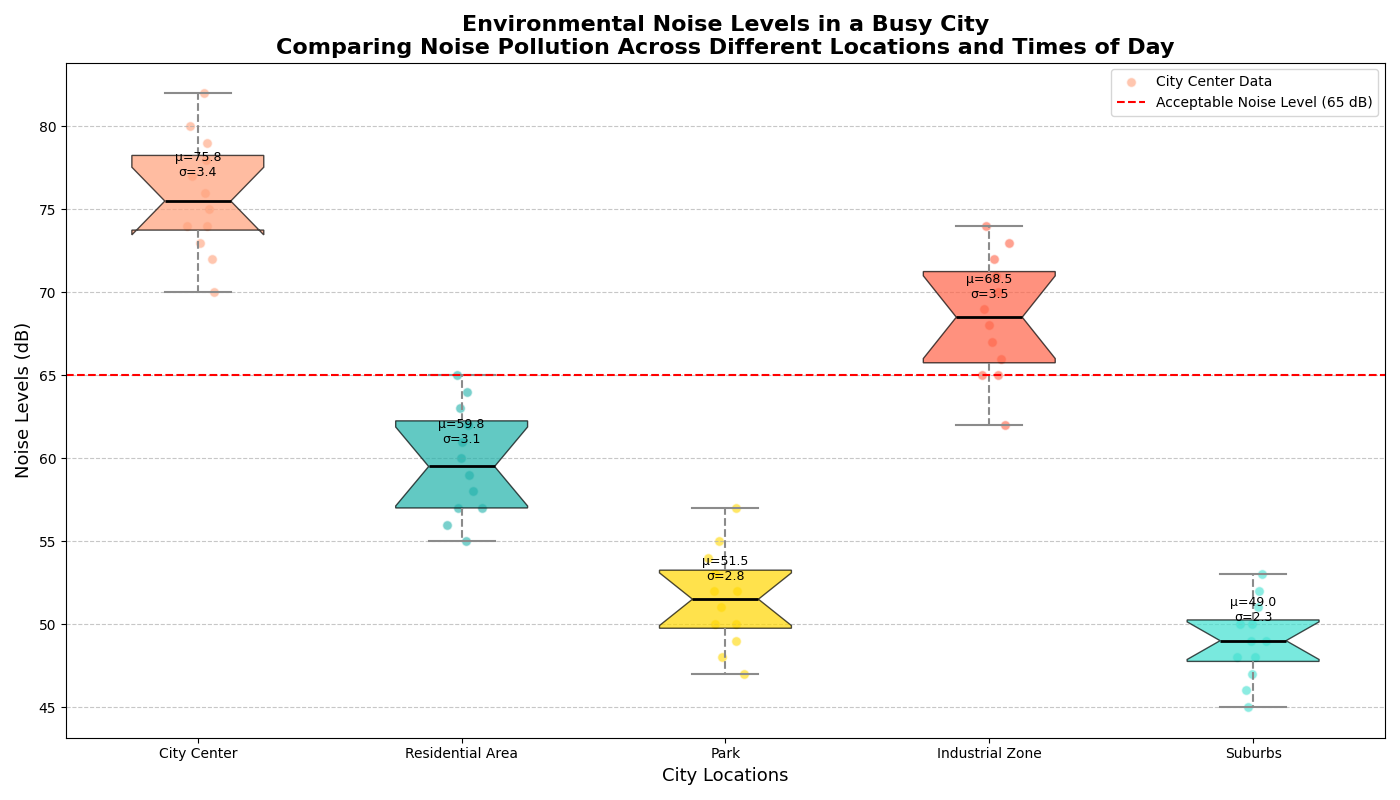

The Python source for this figure:
import matplotlib.pyplot as plt
import numpy as np

# Backstory:
# The chart represents the environmental noise levels in decibels (dB) recorded at different times of the day across five different locations in a busy city. This comparison helps in understanding the noise pollution levels during various periods and locations. The comparisons are essential for urban planning and creating quieter urban spaces.

# Data preparation: Noise levels (in dB) at different times of day for five locations
locations = ['City Center', 'Residential Area', 'Park', 'Industrial Zone', 'Suburbs']
times_of_day = ['Morning', 'Afternoon', 'Evening', 'Night']

# Manually constructed data representing noise levels
noise_data = [
    [70, 75, 80, 72, 74, 78, 77, 73, 76, 79, 82, 74],  # City Center
    [55, 60, 58, 57, 59, 61, 62, 56, 63, 64, 65, 57],  # Residential Area
    [50, 52, 48, 49, 53, 51, 54, 47, 55, 57, 50, 52],  # Park
    [65, 68, 70, 72, 67, 66, 69, 71, 73, 74, 62, 65],  # Industrial Zone
    [45, 48, 50, 47, 49, 46, 51, 52, 50, 53, 49, 48],  # Suburbs
]

# Setting up the figure for the box plot
fig, ax = plt.subplots(figsize=(14, 8))
box = ax.boxplot(noise_data, vert=True, patch_artist=True, labels=locations, notch=True, whis=1.5)

# Customizing the plot with colors and styles
colors = ['#FFA07A', '#20B2AA', '#FFD700', '#FF6347', '#40E0D0']
for patch, color in zip(box['boxes'], colors):
    patch.set_facecolor(color)
    patch.set_alpha(0.7)

# Customize whiskers, caps, and medians
for whisker in box['whiskers']:
    whisker.set(color='#8B8B8B', linewidth=1.5, linestyle='--')
for cap in box['caps']:
    cap.set(color='#8B8B8B', linewidth=1.5)
for median in box['medians']:
    median.set(color='black', linewidth=2)

# Add scatter plot with jitter for individual data points
for i, data in enumerate(noise_data, 1):
    y = data
    x = np.random.normal(i, 0.04, size=len(y))  # jitter x-coordinates
    ax.scatter(x, y, alpha=0.6, color=colors[i - 1], edgecolors='w', s=50, label=f'{locations[i - 1]} Data' if i == 1 else "")

# Preparing means and standard deviation annotations
means = [np.mean(scores) for scores in noise_data]
std_devs = [np.std(scores) for scores in noise_data]
for i, (mean, std_dev) in enumerate(zip(means, std_devs)):
    ax.text(i + 1, mean + 1, f"μ={mean:.1f}\nσ={std_dev:.1f}", 
            ha='center', va='bottom', fontsize=9, color='black')

# Title and labels
ax.set_title("Environmental Noise Levels in a Busy City\nComparing Noise Pollution Across Different Locations and Times of Day", 
             fontsize=16, fontweight='bold')
ax.set_xlabel("City Locations", fontsize=13)
ax.set_ylabel("Noise Levels (dB)", fontsize=13)
ax.yaxis.grid(True, linestyle='--', alpha=0.7)

# Reference line for acceptable noise level
acceptable_noise_level = 65
ax.axhline(acceptable_noise_level, color='r', linestyle='--', linewidth=1.5, label='Acceptable Noise Level (65 dB)')

# Legend for different elements
ax.legend(loc='upper right', fontsize=10)

# Enhance the visual appeal and layout
plt.tight_layout()

# Display the chart
plt.show()
